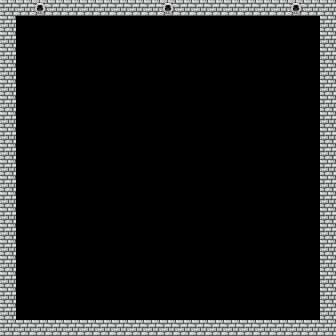

This is a level from a 2D game, rendered from its Tiled map with the project's own tilesets. A one-line summary and the complete map file follow:
An orthogonal 21x21 tile map with 16x16 px tiles, 1 tile layer (图块层 1).

<map version="1.10" tiledversion="1.10.2" orientation="orthogonal" renderorder="right-down" width="21" height="21" tilewidth="16" tileheight="16" infinite="0" nextlayerid="2" nextobjectid="1">
 <tileset firstgid="1" source="下水道.tsx" />
 <layer id="1" name="图块层 1" width="21" height="21">
  <data encoding="csv">
5,5,13,5,5,5,5,5,5,5,13,5,5,5,5,5,5,5,13,5,5,
5,1,1,1,1,1,1,1,1,1,1,1,1,1,1,1,1,1,1,1,5,
5,1,1,1,1,1,1,1,1,1,1,1,1,1,1,1,1,1,1,1,5,
5,1,1,1,1,1,1,1,1,1,1,1,1,1,1,1,1,1,1,1,5,
5,1,1,1,1,1,1,1,1,1,1,1,1,1,1,1,1,1,1,1,5,
5,1,1,1,1,1,1,1,1,1,1,1,1,1,1,1,1,1,1,1,5,
5,1,1,1,1,1,1,1,1,1,1,1,1,1,1,1,1,1,1,1,5,
5,1,1,1,1,1,1,1,1,1,1,1,1,1,1,1,1,1,1,1,5,
5,1,1,1,1,1,1,1,1,1,1,1,1,1,1,1,1,1,1,1,5,
5,1,1,1,1,1,1,1,1,1,1,1,1,1,1,1,1,1,1,1,5,
5,1,1,1,1,1,1,1,1,1,1,1,1,1,1,1,1,1,1,1,5,
5,1,1,1,1,1,1,1,1,1,1,1,1,1,1,1,1,1,1,1,5,
5,1,1,1,1,1,1,1,1,1,1,1,1,1,1,1,1,1,1,1,5,
5,1,1,1,1,1,1,1,1,1,1,1,1,1,1,1,1,1,1,1,5,
5,1,1,1,1,1,1,1,1,1,1,1,1,1,1,1,1,1,1,1,5,
5,1,1,1,1,1,1,1,1,1,1,1,1,1,1,1,1,1,1,1,5,
5,1,1,1,1,1,1,1,1,1,1,1,1,1,1,1,1,1,1,1,5,
5,1,1,1,1,1,1,1,1,1,1,1,1,1,1,1,1,1,1,1,5,
5,1,1,1,1,1,1,1,1,1,1,1,1,1,1,1,1,1,1,1,5,
5,1,1,1,1,1,1,1,1,1,1,1,1,1,1,1,1,1,1,1,5,
5,5,5,5,5,5,5,5,5,5,5,5,5,5,5,5,5,5,5,5,5
</data>
 </layer>
</map>
